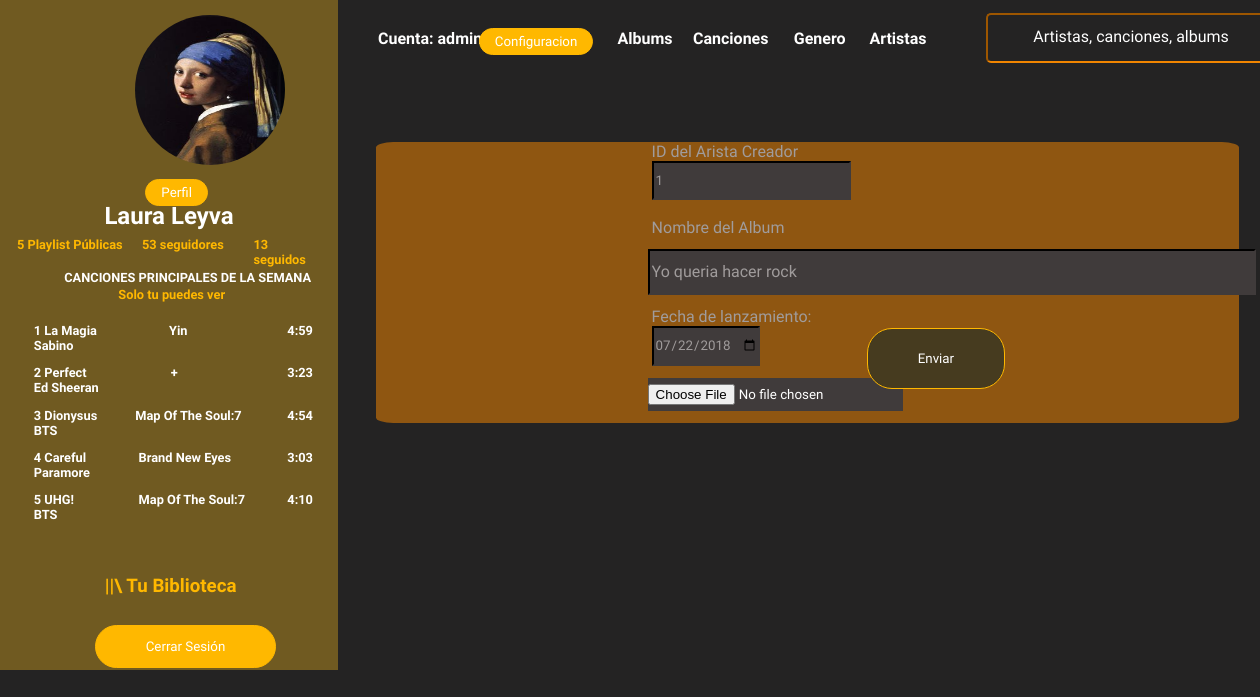
Before: /change_album/1 (signed in) with the older database file.
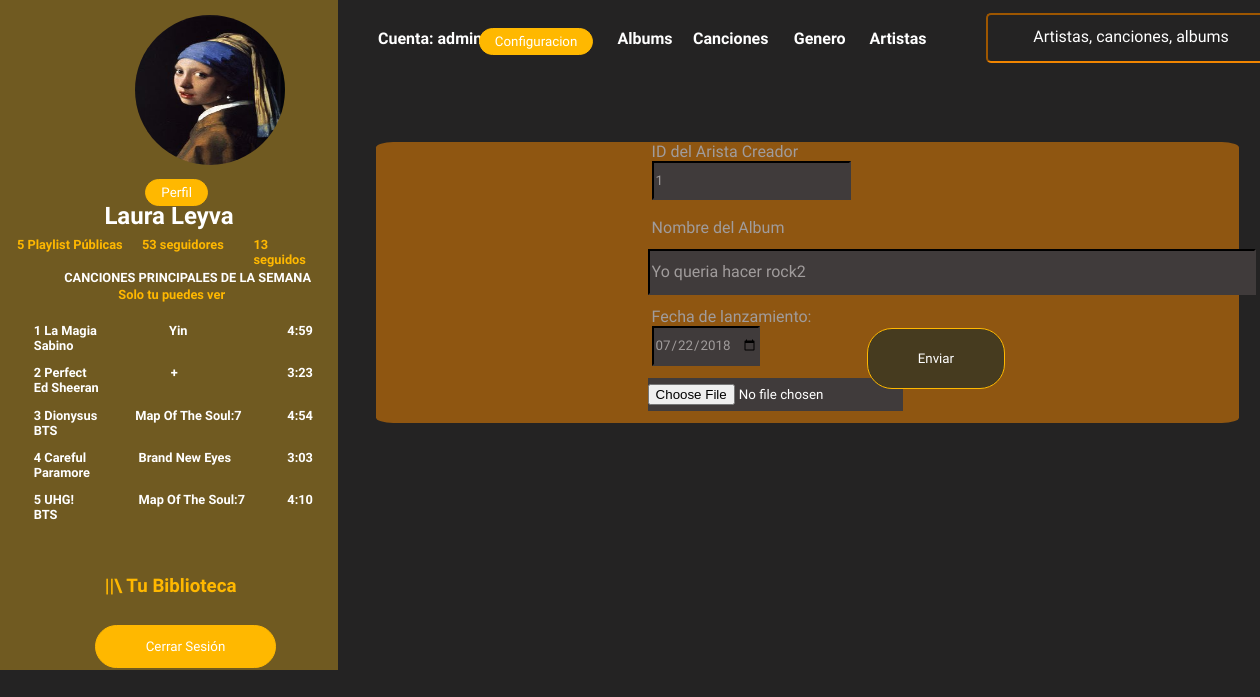
After: the same page with the newer database file.
### control_musica/models.py (models this page shows, shortened)
class Albumes(models.Model):
    fk_artista = models.ForeignKey(Artistas, on_delete=models.CASCADE)
    album = models.CharField(max_length = 50)
    fecha = models.DateField()
    foto = models.ImageField(upload_to='albumes/', default='albumes/default.jpg')

class Artistas(models.Model):
    artista = models.CharField(max_length = 50)
    seguidores = models.IntegerField(default=0)
    verificacion = models.BooleanField(default=False)
    foto = models.ImageField(upload_to='artistas/', default='albumes/default.jpg')

### control_musica/views.py (the view, shortened to what this page needs)
# urls.py: path('change_album/<int:album_id>', views.change_album_view, name="change_album_view"),
@login_required
def change_album_view(request, album_id):
    albu, created = Albumes.objects.get_or_create(
        id=album_id,
    )
    form = AlbumesForm(instance=albu)
    return render(request, 'editar_albumes.html', {'form':form, 'albu':albu})

### control_musica/forms.py
class AlbumesForm(forms.ModelForm):
    class Meta:
        model = Albumes
        fields=('fk_artista','album', 'fecha', 'foto')

### templates/editar_albumes.html (shortened to what this page needs)
{% extends 'Home.html' %}
{% block content %}
<form method="POST" enctype="multipart/form-data">
    <div class="input-perfil">
        <label for="fk_artista">ID del Arista Creador</label>
        <div class="form-group">
            <input type="number" id="fk_artista" name="{{form.fk_artista.name}}" value="{{albu.fk_artista.pk}}"/>
        </div>
        <br>
        <label for="album">Nombre del Album</label>
        <div class="form-group">
            <input type="text" placeholder="Nombre del Album" name="{{form.album.name}}" value="{{albu.album}}"/>
        </div>
        <label for="start">Fecha de lanzamiento:</label>
        <div class="form-group">
            <input type="date" id="start" value="2018-07-22" min="1910-01-01" max="2022-12-31" name="{{form.fecha.name}}" value="{{albu.fecha}}">
        </div>
        <div class="form-group">
            <input id="seleccione" type="file" name="{{form.foto.name}}" value="{{albu.foto}}"/>
        </div>
        <div class="botton-3">
            <input type="submit" class="button1" value="Enviar">
        </div>
    </div>
</form>
{% endblock %}

Changed rows visible on the page:
changed Albumes: album "Yo queria hacer rock" → "Yo queria hacer rock2"
